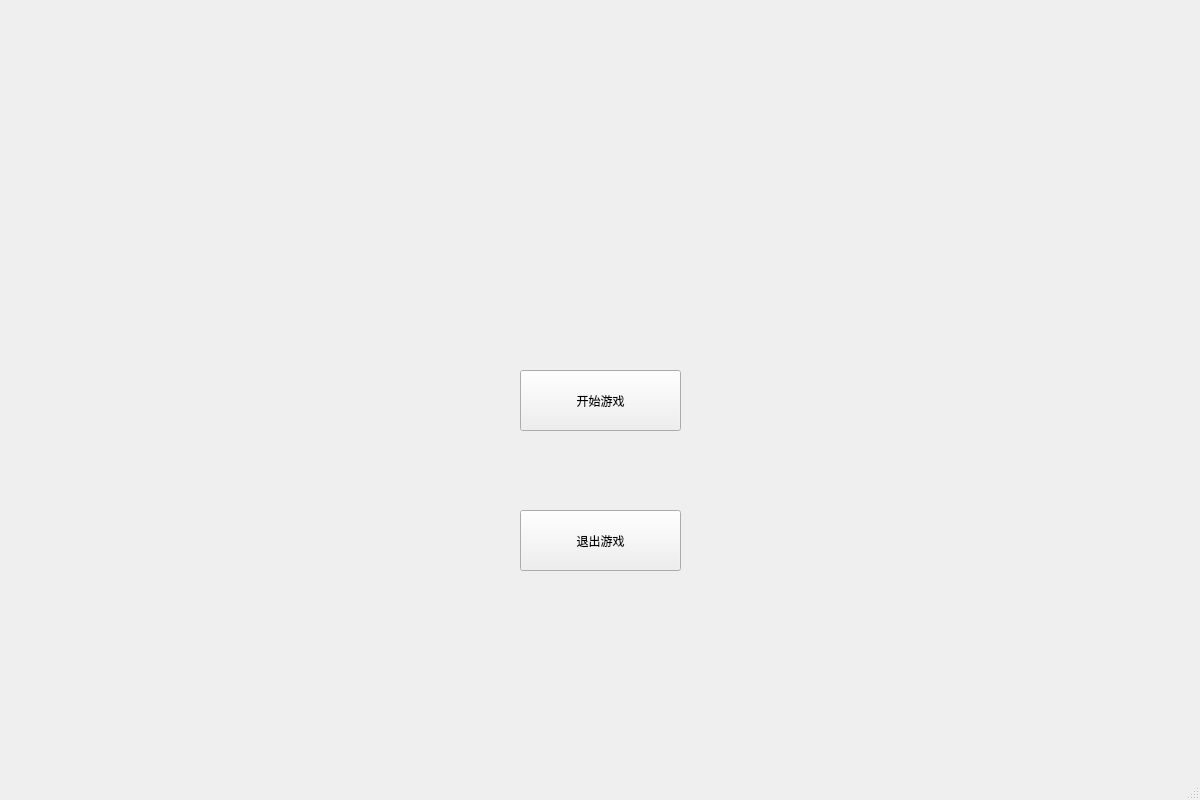
<?xml version="1.0" encoding="UTF-8"?>
<ui version="4.0">
 <class>MainWindow</class>
 <widget class="QMainWindow" name="MainWindow">
  <property name="geometry">
   <rect>
    <x>0</x>
    <y>0</y>
    <width>1200</width>
    <height>800</height>
   </rect>
  </property>
  <property name="windowTitle">
   <string>六子棋</string>
  </property>
  <widget class="QWidget" name="centralwidget">
   <widget class="QPushButton" name="pushButton">
    <property name="geometry">
     <rect>
      <x>520</x>
      <y>370</y>
      <width>161</width>
      <height>61</height>
     </rect>
    </property>
    <property name="text">
     <string>开始游戏</string>
    </property>
   </widget>
   <widget class="QPushButton" name="pushButton_2">
    <property name="geometry">
     <rect>
      <x>520</x>
      <y>510</y>
      <width>161</width>
      <height>61</height>
     </rect>
    </property>
    <property name="text">
     <string>退出游戏</string>
    </property>
   </widget>
  </widget>
  <widget class="QMenuBar" name="menubar">
   <property name="geometry">
    <rect>
     <x>0</x>
     <y>0</y>
     <width>1200</width>
     <height>28</height>
    </rect>
   </property>
  </widget>
  <widget class="QStatusBar" name="statusbar"/>
 </widget>
 <resources/>
 <connections/>
</ui>
